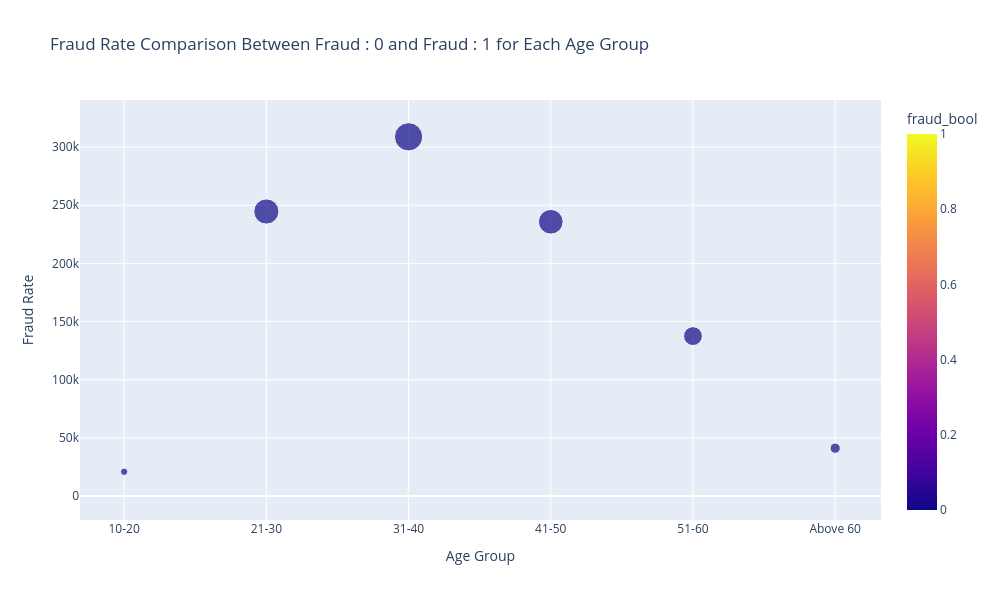

The notebook cell saved with this chart:
### Code cell
fig = px.scatter(
    fraud_based_on_age,
    x="age_group",
    y="fraud_bool_count",
    color="fraud_bool",
    size="fraud_bool_count",
    title="Fraud Rate Comparison Between Fraud : 0 and Fraud : 1 for Each Age Group"
)

fig.update_layout(
    xaxis_title="Age Group",
    yaxis_title="Fraud Rate",
    height=600,
    width=1000
)

fig.show()

### Figure 1 — Plotly figure (JSON) as saved in the notebook; plotly's stock layout.template omitted (floating-point values rounded to 4 significant figures)
{"data": [{"hovertemplate": "age_group=%{x}<br>fraud_bool_count=%{marker.size}<br>fraud_bool=%{marker.color}<extra></extra>", "legendgroup": "", "marker": {"color": [0, 1, 0, 1, 0, 1, 0, 1, 0, 1, 0, 1], "coloraxis": "coloraxis", "size": [20913, 74, 244650, 1205, 308844, 2589, 235836, 2876, 137548, 2805, 41180, 1480], "sizemode": "area", "sizeref": 772.1, "symbol": "circle"}, "mode": "markers", "name": "", "orientation": "v", "showlegend": false, "type": "scatter", "x": ["10-20", "10-20", "21-30", "21-30", "31-40", "31-40", "41-50", "41-50", "51-60", "51-60", "Above 60", "Above 60"], "xaxis": "x", "y": [20913, 74, 244650, 1205, 308844, 2589, 235836, 2876, 137548, 2805, 41180, 1480], "yaxis": "y"}], "layout": {"coloraxis": {"colorbar": {"title": {"text": "fraud_bool"}}, "colorscale": [[0, "#0d0887"], [0.1111, "#46039f"], [0.2222, "#7201a8"], [0.3333, "#9c179e"], [0.4444, "#bd3786"], [0.5556, "#d8576b"], [0.6667, "#ed7953"], [0.7778, "#fb9f3a"], [0.8889, "#fdca26"], [1, "#f0f921"]]}, "height": 600, "legend": {"itemsizing": "constant", "tracegroupgap": 0}, "title": {"text": "Fraud Rate Comparison Between Fraud : 0 and Fraud : 1 for Each Age Group"}, "width": 1000, "xaxis": {"anchor": "y", "domain": [0, 1], "title": {"text": "Age Group"}}, "yaxis": {"anchor": "x", "domain": [0, 1], "title": {"text": "Fraud Rate"}}}}
